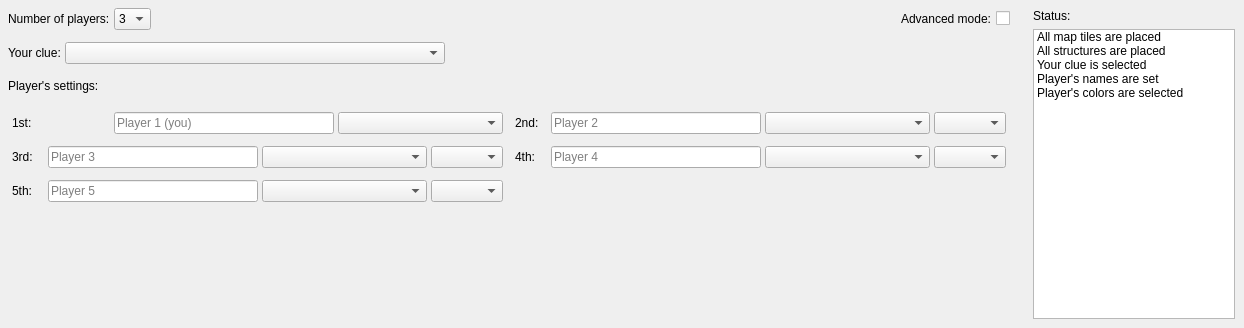
<?xml version="1.0" encoding="UTF-8"?>
<ui version="4.0">
 <class>simulationSettingsDeduction</class>
 <widget class="QWidget" name="simulationSettingsDeduction">
  <property name="geometry">
   <rect>
    <x>0</x>
    <y>0</y>
    <width>1176</width>
    <height>328</height>
   </rect>
  </property>
  <property name="sizePolicy">
   <sizepolicy hsizetype="Preferred" vsizetype="Preferred">
    <horstretch>0</horstretch>
    <verstretch>0</verstretch>
   </sizepolicy>
  </property>
  <layout class="QHBoxLayout" name="bottomRowLayout">
   <property name="spacing">
    <number>6</number>
   </property>
   <property name="leftMargin">
    <number>0</number>
   </property>
   <property name="topMargin">
    <number>0</number>
   </property>
   <property name="rightMargin">
    <number>0</number>
   </property>
   <property name="bottomMargin">
    <number>0</number>
   </property>
   <item>
    <widget class="QWidget" name="buildControls" native="true">
     <property name="sizePolicy">
      <sizepolicy hsizetype="Expanding" vsizetype="Preferred">
       <horstretch>0</horstretch>
       <verstretch>0</verstretch>
      </sizepolicy>
     </property>
     <property name="card" stdset="0">
      <bool>true</bool>
     </property>
     <layout class="QVBoxLayout" name="verticalLayout_2">
      <property name="spacing">
       <number>4</number>
      </property>
      <property name="leftMargin">
       <number>4</number>
      </property>
      <property name="topMargin">
       <number>4</number>
      </property>
      <property name="rightMargin">
       <number>4</number>
      </property>
      <property name="bottomMargin">
       <number>4</number>
      </property>
      <item>
       <widget class="QWidget" name="rowPlayers" native="true">
        <property name="sizePolicy">
         <sizepolicy hsizetype="Preferred" vsizetype="Fixed">
          <horstretch>0</horstretch>
          <verstretch>0</verstretch>
         </sizepolicy>
        </property>
        <layout class="QHBoxLayout" name="horizontalLayout_2">
         <property name="spacing">
          <number>4</number>
         </property>
         <property name="leftMargin">
          <number>4</number>
         </property>
         <property name="topMargin">
          <number>4</number>
         </property>
         <property name="rightMargin">
          <number>4</number>
         </property>
         <property name="bottomMargin">
          <number>4</number>
         </property>
         <item>
          <widget class="QLabel" name="lblBuildPlayers">
           <property name="sizePolicy">
            <sizepolicy hsizetype="Preferred" vsizetype="Fixed">
             <horstretch>0</horstretch>
             <verstretch>0</verstretch>
            </sizepolicy>
           </property>
           <property name="text">
            <string>Number of players:</string>
           </property>
          </widget>
         </item>
         <item>
          <widget class="QComboBox" name="cbBuildPlayers">
           <property name="sizePolicy">
            <sizepolicy hsizetype="Preferred" vsizetype="Fixed">
             <horstretch>0</horstretch>
             <verstretch>0</verstretch>
            </sizepolicy>
           </property>
           <item>
            <property name="text">
             <string>3</string>
            </property>
           </item>
           <item>
            <property name="text">
             <string>4</string>
            </property>
           </item>
           <item>
            <property name="text">
             <string>5</string>
            </property>
           </item>
          </widget>
         </item>
         <item>
          <spacer name="rowPlayersSpacer">
           <property name="orientation">
            <enum>Qt::Orientation::Horizontal</enum>
           </property>
           <property name="sizeHint" stdset="0">
            <size>
             <width>40</width>
             <height>20</height>
            </size>
           </property>
          </spacer>
         </item>
         <item>
          <widget class="QLabel" name="lblBuildAdvancedMode">
           <property name="sizePolicy">
            <sizepolicy hsizetype="Preferred" vsizetype="Fixed">
             <horstretch>0</horstretch>
             <verstretch>0</verstretch>
            </sizepolicy>
           </property>
           <property name="text">
            <string>Advanced mode:</string>
           </property>
          </widget>
         </item>
         <item>
          <widget class="QCheckBox" name="cbBuildAdvancedMode">
           <property name="text">
            <string/>
           </property>
          </widget>
         </item>
        </layout>
       </widget>
      </item>
      <item>
       <widget class="QWidget" name="rowYourClue" native="true">
        <property name="sizePolicy">
         <sizepolicy hsizetype="Preferred" vsizetype="Fixed">
          <horstretch>0</horstretch>
          <verstretch>0</verstretch>
         </sizepolicy>
        </property>
        <layout class="QHBoxLayout" name="horizontalLayout_YourClue">
         <property name="spacing">
          <number>4</number>
         </property>
         <property name="leftMargin">
          <number>4</number>
         </property>
         <property name="topMargin">
          <number>4</number>
         </property>
         <property name="rightMargin">
          <number>4</number>
         </property>
         <property name="bottomMargin">
          <number>4</number>
         </property>
         <item>
          <widget class="QLabel" name="lblYourClue">
           <property name="text">
            <string>Your clue:</string>
           </property>
          </widget>
         </item>
         <item>
          <widget class="QComboBox" name="cbRuleP1">
           <property name="sizePolicy">
            <sizepolicy hsizetype="Preferred" vsizetype="Fixed">
             <horstretch>0</horstretch>
             <verstretch>0</verstretch>
            </sizepolicy>
           </property>
           <property name="minimumSize">
            <size>
             <width>380</width>
             <height>0</height>
            </size>
           </property>
          </widget>
         </item>
         <item>
          <spacer name="horizontalSpacer">
           <property name="orientation">
            <enum>Qt::Orientation::Horizontal</enum>
           </property>
           <property name="sizeHint" stdset="0">
            <size>
             <width>40</width>
             <height>20</height>
            </size>
           </property>
          </spacer>
         </item>
        </layout>
       </widget>
      </item>
      <item>
       <widget class="QWidget" name="rowRulesTitle" native="true">
        <property name="sizePolicy">
         <sizepolicy hsizetype="Preferred" vsizetype="Fixed">
          <horstretch>0</horstretch>
          <verstretch>0</verstretch>
         </sizepolicy>
        </property>
        <layout class="QHBoxLayout" name="horizontalLayout_3">
         <property name="spacing">
          <number>4</number>
         </property>
         <property name="leftMargin">
          <number>4</number>
         </property>
         <property name="topMargin">
          <number>4</number>
         </property>
         <property name="rightMargin">
          <number>4</number>
         </property>
         <property name="bottomMargin">
          <number>4</number>
         </property>
         <item>
          <widget class="QLabel" name="lblRulesTitle">
           <property name="sizePolicy">
            <sizepolicy hsizetype="Preferred" vsizetype="Fixed">
             <horstretch>0</horstretch>
             <verstretch>0</verstretch>
            </sizepolicy>
           </property>
           <property name="text">
            <string>Player's settings:</string>
           </property>
          </widget>
         </item>
         <item>
          <spacer name="rowRulesTitleSpacer">
           <property name="orientation">
            <enum>Qt::Orientation::Horizontal</enum>
           </property>
           <property name="sizeHint" stdset="0">
            <size>
             <width>40</width>
             <height>20</height>
            </size>
           </property>
          </spacer>
         </item>
        </layout>
       </widget>
      </item>
      <item>
       <widget class="QWidget" name="rulesGridLayout" native="true">
        <property name="sizePolicy">
         <sizepolicy hsizetype="Fixed" vsizetype="Fixed">
          <horstretch>0</horstretch>
          <verstretch>0</verstretch>
         </sizepolicy>
        </property>
        <layout class="QGridLayout" name="gridLayout">
         <property name="leftMargin">
          <number>4</number>
         </property>
         <property name="topMargin">
          <number>4</number>
         </property>
         <property name="rightMargin">
          <number>4</number>
         </property>
         <property name="bottomMargin">
          <number>4</number>
         </property>
         <property name="spacing">
          <number>4</number>
         </property>
         <item row="0" column="0">
          <widget class="QWidget" name="ruleRow1" native="true">
           <layout class="QHBoxLayout">
            <property name="spacing">
             <number>4</number>
            </property>
            <property name="leftMargin">
             <number>4</number>
            </property>
            <property name="topMargin">
             <number>4</number>
            </property>
            <property name="rightMargin">
             <number>4</number>
            </property>
            <property name="bottomMargin">
             <number>4</number>
            </property>
            <item>
             <widget class="QLabel" name="lblRuleP1">
              <property name="minimumSize">
               <size>
                <width>32</width>
                <height>0</height>
               </size>
              </property>
              <property name="text">
               <string>1st:</string>
              </property>
             </widget>
            </item>
            <item>
             <widget class="QLineEdit" name="edtPlayer1">
              <property name="minimumSize">
               <size>
                <width>210</width>
                <height>0</height>
               </size>
              </property>
              <property name="maximumSize">
               <size>
                <width>220</width>
                <height>16777215</height>
               </size>
              </property>
              <property name="placeholderText">
               <string>Player 1 (you)</string>
              </property>
             </widget>
            </item>
            <item>
             <widget class="QComboBox" name="cbColorP1">
              <property name="sizePolicy">
               <sizepolicy hsizetype="Preferred" vsizetype="Fixed">
                <horstretch>0</horstretch>
                <verstretch>0</verstretch>
               </sizepolicy>
              </property>
              <property name="minimumSize">
               <size>
                <width>165</width>
                <height>0</height>
               </size>
              </property>
             </widget>
            </item>
           </layout>
          </widget>
         </item>
         <item row="0" column="1">
          <widget class="QWidget" name="ruleRow2" native="true">
           <layout class="QHBoxLayout">
            <property name="spacing">
             <number>4</number>
            </property>
            <property name="leftMargin">
             <number>4</number>
            </property>
            <property name="topMargin">
             <number>4</number>
            </property>
            <property name="rightMargin">
             <number>4</number>
            </property>
            <property name="bottomMargin">
             <number>4</number>
            </property>
            <item>
             <widget class="QLabel" name="lblRuleP2">
              <property name="minimumSize">
               <size>
                <width>32</width>
                <height>0</height>
               </size>
              </property>
              <property name="text">
               <string>2nd:</string>
              </property>
             </widget>
            </item>
            <item>
             <widget class="QLineEdit" name="edtPlayer2">
              <property name="minimumSize">
               <size>
                <width>210</width>
                <height>0</height>
               </size>
              </property>
              <property name="maximumSize">
               <size>
                <width>220</width>
                <height>16777215</height>
               </size>
              </property>
              <property name="placeholderText">
               <string>Player 2</string>
              </property>
             </widget>
            </item>
            <item>
             <widget class="QComboBox" name="cbColorP2">
              <property name="sizePolicy">
               <sizepolicy hsizetype="Preferred" vsizetype="Fixed">
                <horstretch>0</horstretch>
                <verstretch>0</verstretch>
               </sizepolicy>
              </property>
              <property name="minimumSize">
               <size>
                <width>165</width>
                <height>0</height>
               </size>
              </property>
             </widget>
            </item>
            <item>
             <widget class="QComboBox" name="cbRuleP2">
              <property name="visible">
               <bool>false</bool>
              </property>
             </widget>
            </item>
           </layout>
          </widget>
         </item>
         <item row="1" column="0">
          <widget class="QWidget" name="ruleRow3" native="true">
           <layout class="QHBoxLayout">
            <property name="spacing">
             <number>4</number>
            </property>
            <property name="leftMargin">
             <number>4</number>
            </property>
            <property name="topMargin">
             <number>4</number>
            </property>
            <property name="rightMargin">
             <number>4</number>
            </property>
            <property name="bottomMargin">
             <number>4</number>
            </property>
            <item>
             <widget class="QLabel" name="lblRuleP3">
              <property name="minimumSize">
               <size>
                <width>32</width>
                <height>0</height>
               </size>
              </property>
              <property name="text">
               <string>3rd:</string>
              </property>
             </widget>
            </item>
            <item>
             <widget class="QLineEdit" name="edtPlayer3">
              <property name="minimumSize">
               <size>
                <width>210</width>
                <height>0</height>
               </size>
              </property>
              <property name="maximumSize">
               <size>
                <width>220</width>
                <height>16777215</height>
               </size>
              </property>
              <property name="placeholderText">
               <string>Player 3</string>
              </property>
             </widget>
            </item>
            <item>
             <widget class="QComboBox" name="cbColorP3">
              <property name="sizePolicy">
               <sizepolicy hsizetype="Preferred" vsizetype="Fixed">
                <horstretch>0</horstretch>
                <verstretch>0</verstretch>
               </sizepolicy>
              </property>
              <property name="minimumSize">
               <size>
                <width>165</width>
                <height>0</height>
               </size>
              </property>
             </widget>
            </item>
            <item>
             <widget class="QComboBox" name="cbRuleP3">
              <property name="visible">
               <bool>false</bool>
              </property>
             </widget>
            </item>
           </layout>
          </widget>
         </item>
         <item row="1" column="1">
          <widget class="QWidget" name="ruleRow4" native="true">
           <layout class="QHBoxLayout">
            <property name="spacing">
             <number>4</number>
            </property>
            <property name="leftMargin">
             <number>4</number>
            </property>
            <property name="topMargin">
             <number>4</number>
            </property>
            <property name="rightMargin">
             <number>4</number>
            </property>
            <property name="bottomMargin">
             <number>4</number>
            </property>
            <item>
             <widget class="QLabel" name="lblRuleP4">
              <property name="minimumSize">
               <size>
                <width>32</width>
                <height>0</height>
               </size>
              </property>
              <property name="text">
               <string>4th:</string>
              </property>
             </widget>
            </item>
            <item>
             <widget class="QLineEdit" name="edtPlayer4">
              <property name="minimumSize">
               <size>
                <width>210</width>
                <height>0</height>
               </size>
              </property>
              <property name="maximumSize">
               <size>
                <width>220</width>
                <height>16777215</height>
               </size>
              </property>
              <property name="placeholderText">
               <string>Player 4</string>
              </property>
             </widget>
            </item>
            <item>
             <widget class="QComboBox" name="cbColorP4">
              <property name="sizePolicy">
               <sizepolicy hsizetype="Preferred" vsizetype="Fixed">
                <horstretch>0</horstretch>
                <verstretch>0</verstretch>
               </sizepolicy>
              </property>
              <property name="minimumSize">
               <size>
                <width>165</width>
                <height>0</height>
               </size>
              </property>
             </widget>
            </item>
            <item>
             <widget class="QComboBox" name="cbRuleP4">
              <property name="visible">
               <bool>false</bool>
              </property>
             </widget>
            </item>
           </layout>
          </widget>
         </item>
         <item row="2" column="0">
          <widget class="QWidget" name="ruleRow5" native="true">
           <layout class="QHBoxLayout">
            <property name="spacing">
             <number>4</number>
            </property>
            <property name="leftMargin">
             <number>4</number>
            </property>
            <property name="topMargin">
             <number>4</number>
            </property>
            <property name="rightMargin">
             <number>4</number>
            </property>
            <property name="bottomMargin">
             <number>4</number>
            </property>
            <item>
             <widget class="QLabel" name="lblRuleP5">
              <property name="minimumSize">
               <size>
                <width>32</width>
                <height>0</height>
               </size>
              </property>
              <property name="text">
               <string>5th:</string>
              </property>
             </widget>
            </item>
            <item>
             <widget class="QLineEdit" name="edtPlayer5">
              <property name="minimumSize">
               <size>
                <width>210</width>
                <height>0</height>
               </size>
              </property>
              <property name="maximumSize">
               <size>
                <width>220</width>
                <height>16777215</height>
               </size>
              </property>
              <property name="placeholderText">
               <string>Player 5</string>
              </property>
             </widget>
            </item>
            <item>
             <widget class="QComboBox" name="cbColorP5">
              <property name="sizePolicy">
               <sizepolicy hsizetype="Preferred" vsizetype="Fixed">
                <horstretch>0</horstretch>
                <verstretch>0</verstretch>
               </sizepolicy>
              </property>
              <property name="minimumSize">
               <size>
                <width>165</width>
                <height>0</height>
               </size>
              </property>
             </widget>
            </item>
            <item>
             <widget class="QComboBox" name="cbRuleP5">
              <property name="visible">
               <bool>false</bool>
              </property>
             </widget>
            </item>
           </layout>
          </widget>
         </item>
        </layout>
       </widget>
      </item>
      <item>
       <spacer name="verticalSpacer">
        <property name="orientation">
         <enum>Qt::Orientation::Vertical</enum>
        </property>
        <property name="sizeHint" stdset="0">
         <size>
          <width>20</width>
          <height>40</height>
         </size>
        </property>
       </spacer>
      </item>
     </layout>
    </widget>
   </item>
   <item>
    <widget class="QWidget" name="statusPanel" native="true">
     <property name="sizePolicy">
      <sizepolicy hsizetype="Minimum" vsizetype="Expanding">
       <horstretch>0</horstretch>
       <verstretch>0</verstretch>
      </sizepolicy>
     </property>
     <property name="minimumSize">
      <size>
       <width>220</width>
       <height>0</height>
      </size>
     </property>
     <property name="maximumSize">
      <size>
       <width>16777215</width>
       <height>16777215</height>
      </size>
     </property>
     <property name="card" stdset="0">
      <bool>true</bool>
     </property>
     <layout class="QVBoxLayout" name="statusPanelLayout">
      <property name="spacing">
       <number>6</number>
      </property>
      <property name="leftMargin">
       <number>9</number>
      </property>
      <property name="topMargin">
       <number>9</number>
      </property>
      <property name="rightMargin">
       <number>9</number>
      </property>
      <property name="bottomMargin">
       <number>9</number>
      </property>
      <item>
       <widget class="QLabel" name="lblStatus">
        <property name="sizePolicy">
         <sizepolicy hsizetype="Preferred" vsizetype="Fixed">
          <horstretch>0</horstretch>
          <verstretch>0</verstretch>
         </sizepolicy>
        </property>
        <property name="text">
         <string>Status:</string>
        </property>
        <property name="margin">
         <number>13</number>
        </property>
        <property name="indent">
         <number>-1</number>
        </property>
       </widget>
      </item>
      <item>
       <widget class="QListWidget" name="statusList">
        <property name="sizePolicy">
         <sizepolicy hsizetype="Fixed" vsizetype="Expanding">
          <horstretch>0</horstretch>
          <verstretch>0</verstretch>
         </sizepolicy>
        </property>
        <property name="minimumSize">
         <size>
          <width>0</width>
          <height>200</height>
         </size>
        </property>
        <property name="verticalScrollBarPolicy">
         <enum>Qt::ScrollBarPolicy::ScrollBarAlwaysOff</enum>
        </property>
        <property name="horizontalScrollBarPolicy">
         <enum>Qt::ScrollBarPolicy::ScrollBarAlwaysOff</enum>
        </property>
        <property name="selectionMode">
         <enum>QAbstractItemView::SelectionMode::NoSelection</enum>
        </property>
        <property name="iconSize">
         <size>
          <width>22</width>
          <height>22</height>
         </size>
        </property>
        <item>
         <property name="text">
          <string>All map tiles are placed</string>
         </property>
        </item>
        <item>
         <property name="text">
          <string>All structures are placed</string>
         </property>
        </item>
        <item>
         <property name="text">
          <string>Your clue is selected</string>
         </property>
        </item>
        <item>
         <property name="text">
          <string>Player's names are set</string>
         </property>
        </item>
        <item>
         <property name="text">
          <string>Player's colors are selected</string>
         </property>
        </item>
       </widget>
      </item>
     </layout>
    </widget>
   </item>
  </layout>
 </widget>
 <resources/>
 <connections/>
</ui>
